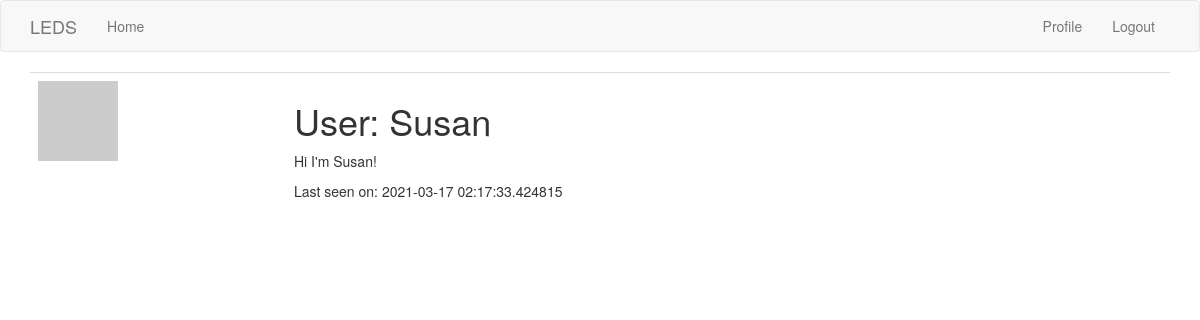
The app's page /user/Susan (signed in) with its own data.
### app/models.py (models this page shows, shortened)
class User(UserMixin, db.Model):
    id = db.Column(db.Integer, primary_key=True)
    username = db.Column(db.String(64), index=True, unique=True)
    email = db.Column(db.String(120), index=True, unique=True)
    password_hash = db.Column(db.String(128))
    posts = db.relationship('Post', backref='author', lazy='dynamic')
    about_me = db.Column(db.String(140))
    last_seen = db.Column(db.DateTime, default=datetime.utcnow)
    def avatar(self, size):
        digest = md5(self.email.lower().encode('utf-8')).hexdigest()
        return 'https://www.gravatar.com/avatar/{}?d=identicon&s={}'.format(
            digest, size)

### app/routes.py (the view)
@app.route('/user/<username>')
@login_required
def user(username):
    user = User.query.filter_by(username=username).first_or_404()
    posts = [
    ]
    return render_template('user.html', user=user, posts=posts)

### app/models.py (called while the page is built)
@login.user_loader
def load_user(id):
    return User.query.get(int(id))

### app/routes.py (called while the page is built)
@app.before_request
def before_request():
    if current_user.is_authenticated:
        current_user.last_seen = datetime.datetime.utcnow()
        db.session.commit()

### app/templates/user.html (shortened to what this page needs)
{% extends "base.html" %}
{% block app_content %}
    <table class="table table-hover">
        <tr>
            <td width="256px"><img src="{{ user.avatar(256) }}"></td>
            <td>
                <h1>User: {{ user.username }}</h1>
                {% if user.about_me %}<p>{{ user.about_me }}</p>{% endif %}
                {% if user.last_seen %}<p>Last seen on: {{ user.last_seen }}</p>{% endif %}
            </td>
        </tr>
    </table>
{% endblock %}

### records on screen
User: username "Susan", about_me "Hi I'm Susan!", last_seen "2021-03-17 02:17:33.424815"
